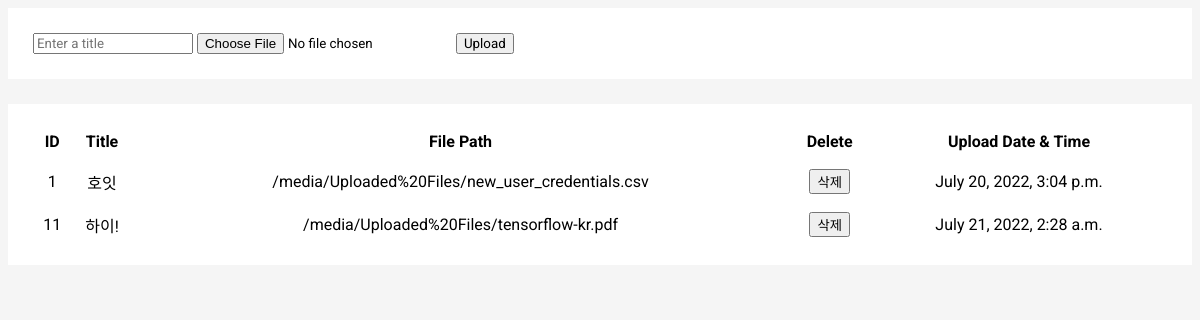
Before: / with the older database file.
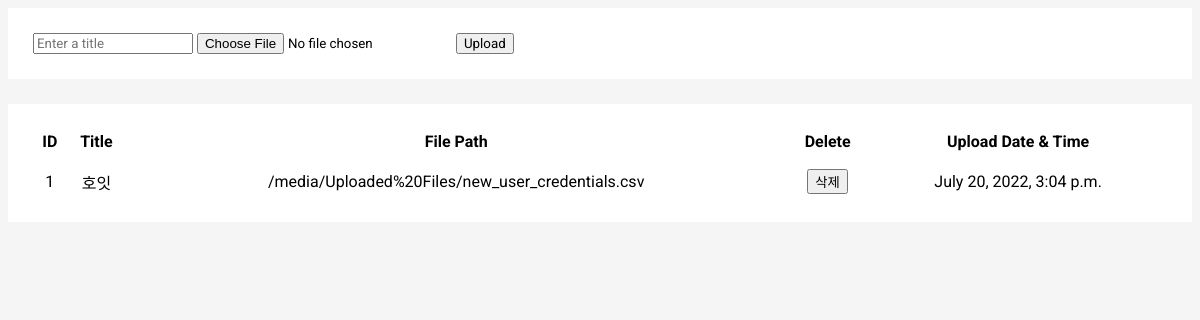
After: the same page with the newer database file.
### searchapp/models.py (models this page shows)
class Document(models.Model):
    title = models.CharField(max_length = 200)
    uploadedFile = models.FileField(upload_to = "Uploaded Files/")
    dateTimeOfUpload = models.DateTimeField(auto_now = True)

### searchapp/views.py (the view, shortened to what this page needs)
# urls.py: path("", views.uploadFile, name = "uploadFile"),
def uploadFile(request):
    documents = models.Document.objects.all()
    return render(request, "searchapp/upload-file.html", context = {
        "files": documents
    })

### searchapp/templates/searchapp/upload-file.html (shortened to what this page needs)
<!DOCTYPE html>
{% load static %}
<html lang="en">
<head>
</head>
<body>
    <form action="{% url 'searchapp:uploadFile' %}" method="POST" enctype="multipart/form-data">
        <input type="text" name="fileTitle" placeholder="Enter a title">
        <input type="file" name="uploadedFile">
        <input type="submit" value="Upload">
    </form>
    <table>
        <tr>
            <th>ID</th>
            <th>Title</th>
            <th>File Path</th>
            <th>Delete</th>
            <th>Upload Date & Time</th>
        </tr>
        {% for file in files %}
            <tr>
                <td>{{ file.id }}</td>
                <td>{{ file.title }}</td>
                <td>{{ file.uploadedFile.url }}</td>
                <td><button onclick="location.href='{% url 'searchapp:delete' file_id=file.id %}'">삭제</button></td>
                <td>{{ file.dateTimeOfUpload }}</td>
            </tr>
        {% endfor %}
    </table>
</body>
</html>

Changed rows visible on the page:
removed Document: id "11", title "하이!", uploadedFile "/media/Uploaded%20Files/tensorflow-kr.pdf", dateTimeOfUpload "July 21, 2022, 2:28 a.m."
